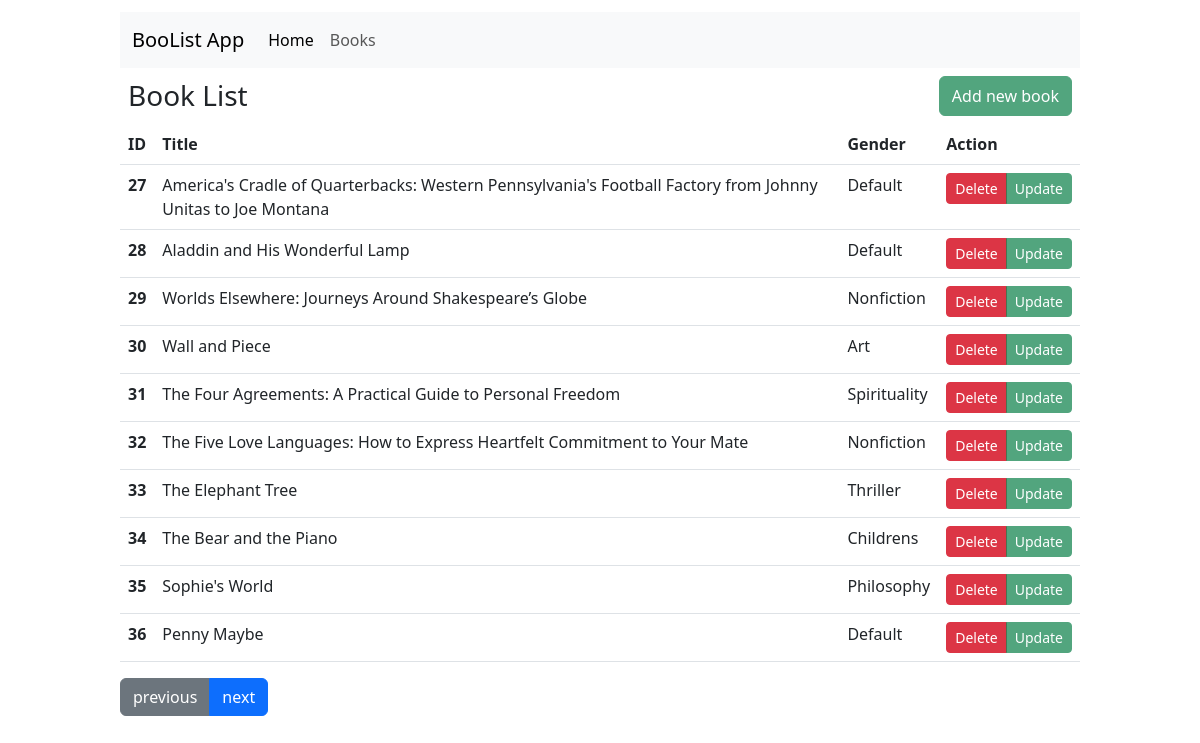
Page /books/3-10 on the committed database.
### tables this page shows
CREATE TABLE books(
                        id INTEGER PRIMARY KEY AUTOINCREMENT,
                        title TEXT NOT NULL UNIQUE,
                        price_cents INTEGER NOT NULL,
                        description TEXT NOT NULL,
                        category TEXT NOT NULL
        );

### app.py (the view)
@app.route("/books/<int:page>-<int:limit>")
def book_list(page=None, limit=None):
    books =  Book.all(limit=limit, offset=page*limit-limit)
    return render_template('book-list.html', books = books, p=page, l=limit)

### models/bookModel.py (called while the page is built)
    @classmethod
    def from_tuple(cls, t:tuple):
        return Book(t[1], t[2], t[3], t[4], t[0])

    @classmethod
    def all(cls, offset:int = None, limit:int = None) -> list:
        t = Database.fetch_all(BookData.TABLE_NAME, offset=offset, limit=limit)
        l =[]
        for b in t:
            l.append(Book.from_tuple(b))
        return l

### models/database/database.py (called while the page is built)
    @classmethod
    def fetch_all(cls, table_name, limit:int = None, offset:int=None, file_name:str = DATABASE_FILE) -> list[tuple]:
        conn = sqlite3.connect(file_name)
        cur = conn.cursor()
        cur.execute('PRAGMA foreign_key=on;')
        if limit and offset:
            cur.execute(f"SELECT * FROM {table_name} LIMIT {limit} OFFSET {offset};")
        elif limit:
            cur.execute(f"SELECT * FROM {table_name} LIMIT {limit};")
        elif offset:
            cur.execute(f"SELECT * FROM {table_name} OFFSET {offset};")
        else:
            cur.execute(f"SELECT * FROM {table_name};")
        result = cur.fetchall()
        conn.commit()
        cur.close()
        return result

### templates/book-list.html (shortened to what this page needs)
{% extends "base.html" %}
{% block content %}
    <div class="d-flex p-2 justify-content-between">
        <h3 style="margin:3px 0;">Book List</h3>
        <button type="button" class="btn btn-success opacity-75">Add new book</button>
    </div>
    <table class="table table-hover">
        <thead>
            <tr>
                <th scope="col">ID</th>
                <th scope="col">Title</th>
                <th scope="col">Gender</th>
                <th scope="col">Action</th>
            </tr>
        </thead>
        <tbody>
            {% for book in books %}
            <tr>
                <th scope="row">{{ book.ID }}</th>
                <td>{{ book.title }}</td>
                <td>{{ book.category }}</td>
                <td>
                    <div class="btn-group" role="group" aria-label="Basic example">
                        <button type="button" class="btn btn-sm btn-danger" data-bs-toggle="modal" data-bs-target="#delete_{{book.ID}}">Delete</button>
                        <button type="button" class="btn btn-sm btn-success opacity-75">Update</button>
                    </div>
                </td>
            </tr>
            {% endfor %}
        </tbody>
    </table>
    <div class="btn-group">
        {% if p > 1 %}
        <a class="btn btn-secondary" role="button" href="{{ url_for('book_list', page=p-1, limit=l) }}">previous</a>
        {% endif %}
        <a class="btn btn-primary" role="button" href="{{ url_for('book_list', page=p+1, limit=l) }}">next</a>
    </div>
{% endblock %}

### rows in the picture
books: ID "27", title "America's Cradle of Quarterbacks: Western Pennsylvania's Football Factory from Johnny Unitas to Joe Montana", category "Default"
books: ID "28", title "Aladdin and His Wonderful Lamp", category "Default"
books: ID "29", title "Worlds Elsewhere: Journeys Around Shakespeare’s Globe", category "Nonfiction"
books: ID "30", title "Wall and Piece", category "Art"
books: ID "31", title "The Four Agreements: A Practical Guide to Personal Freedom", category "Spirituality"
books: ID "32", title "The Five Love Languages: How to Express Heartfelt Commitment to Your Mate", category "Nonfiction"
books: ID "33", title "The Elephant Tree", category "Thriller"
books: ID "34", title "The Bear and the Piano", category "Childrens"
books: ID "35", title "Sophie's World", category "Philosophy"
books: ID "36", title "Penny Maybe", category "Default"
